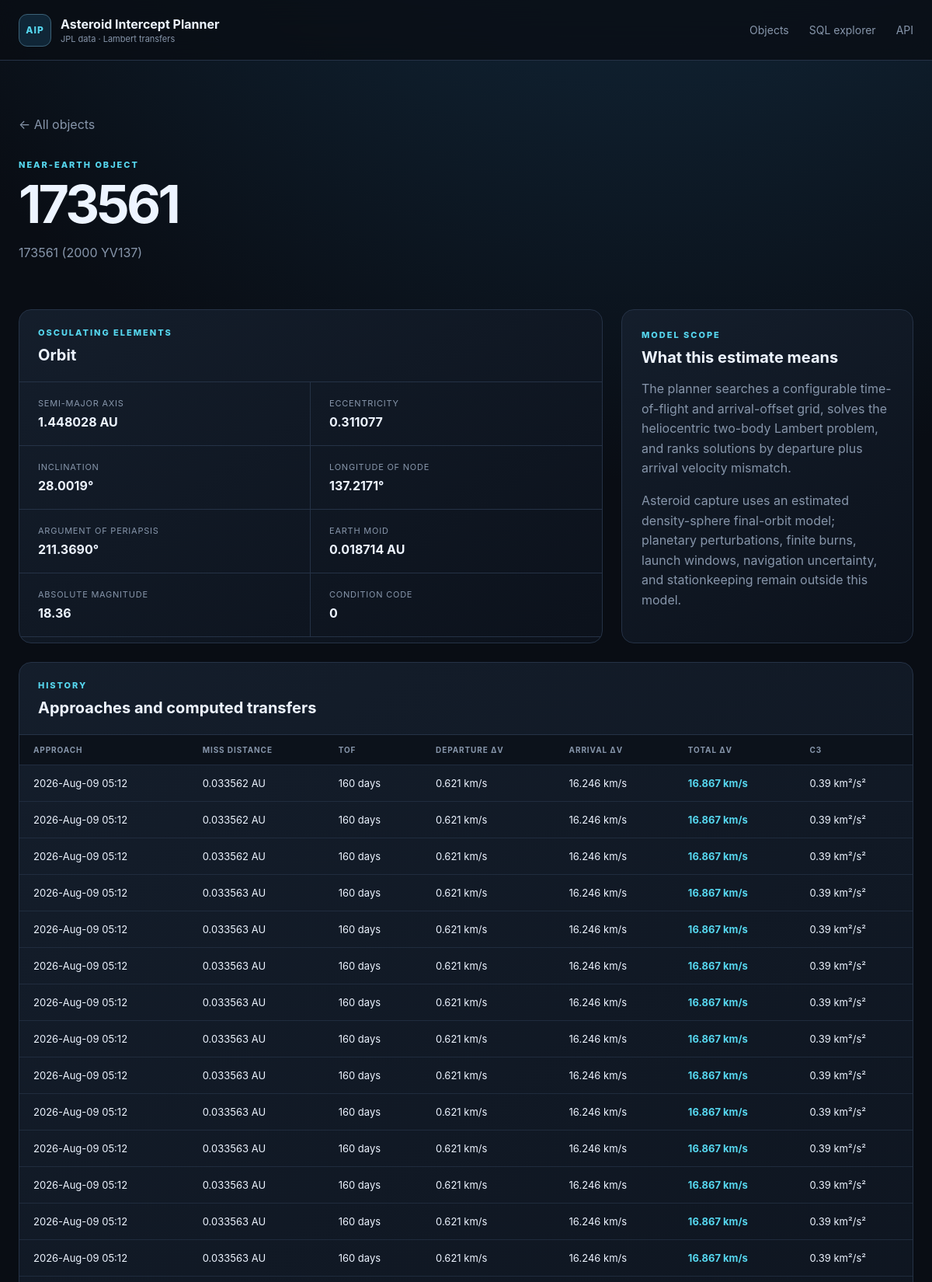
Screenshot of /asteroid/173561 (upper part) with the database file from the repository.
### tables this page shows
CREATE TABLE orbital_elements (
    designation TEXT PRIMARY KEY REFERENCES asteroids(designation) ON DELETE CASCADE,
    epoch_jd_tdb REAL,
    semi_major_axis_au REAL NOT NULL,
    eccentricity REAL NOT NULL,
    inclination_deg REAL NOT NULL,
    raan_deg REAL NOT NULL,
    arg_periapsis_deg REAL NOT NULL,
    mean_anomaly_deg REAL,
    perihelion_time_jd_tdb REAL,
    perihelion_distance_au REAL,
    aphelion_distance_au REAL,
    orbital_period_days REAL,
    earth_moid_au REAL,
    condition_code TEXT,
    orbit_id TEXT,
    source TEXT NOT NULL,
    updated_at TEXT NOT NULL
);

CREATE TABLE asteroids (
    designation TEXT PRIMARY KEY,
    fullname TEXT,
    absolute_magnitude_h REAL,
    diameter_km REAL,
    first_seen_at TEXT NOT NULL,
    updated_at TEXT NOT NULL
);

CREATE TABLE intercept_plans (
    plan_id INTEGER PRIMARY KEY AUTOINCREMENT,
    approach_id INTEGER NOT NULL REFERENCES close_approaches(approach_id) ON DELETE CASCADE,
    method TEXT NOT NULL,
    departure_jd_tdb REAL NOT NULL,
    arrival_jd_tdb REAL NOT NULL,
    tof_days REAL NOT NULL,
    departure_dv_kms REAL NOT NULL,
    arrival_dv_kms REAL NOT NULL,
    total_dv_kms REAL NOT NULL,
    c3_km2_s2 REAL,
    leo_departure_dv_kms REAL,
    polyline_json TEXT,
    computed_at TEXT NOT NULL, capture_dv_kms REAL, stable_final_orbit INTEGER, capture_json TEXT,
    UNIQUE (approach_id, method)
);

CREATE TABLE close_approaches (
    approach_id INTEGER PRIMARY KEY AUTOINCREMENT,
    designation TEXT NOT NULL REFERENCES asteroids(designation) ON DELETE CASCADE,
    body TEXT NOT NULL DEFAULT 'Earth',
    close_approach_jd_tdb REAL NOT NULL,
    close_approach_text TEXT,
    distance_au REAL NOT NULL,
    distance_min_au REAL,
    distance_max_au REAL,
    relative_velocity_kms REAL,
    hyperbolic_excess_velocity_kms REAL,
    time_uncertainty TEXT,
    ingested_at TEXT NOT NULL,
    UNIQUE (designation, body, close_approach_jd_tdb)
);

### app/web.py (the view)
    @application.route("/asteroid/<designation>")
    def asteroid_detail(designation: str):
        asteroid = get_asteroid(designation, settings.database_path)
        if asteroid is None:
            return render_template("not_found.html", designation=designation), 404
        return render_template(
            "detail.html",
            asteroid=asteroid,
            approaches=asteroid_approaches(designation, settings.database_path),
        )

### app/database.py (called while the page is built, shortened)
def _dict_row(cursor: sqlite3.Cursor, row: tuple[Any, ...]) -> dict[str, Any]:
    return {column[0]: row[index] for index, column in enumerate(cursor.description)}

@contextmanager
def connect(path: Path | None = None) -> Iterator[sqlite3.Connection]:
    database_path = Path(path or get_settings().database_path)
    database_path.parent.mkdir(parents=True, exist_ok=True)
    connection = sqlite3.connect(database_path, timeout=30)
    connection.row_factory = _dict_row
    connection.execute("PRAGMA foreign_keys = ON")
    connection.execute("PRAGMA busy_timeout = 30000")
    try:
        yield connection
    finally:
        connection.close()

def initialize_database(path: Path | None = None) -> Path:
    database_path = Path(path or get_settings().database_path)
    schema = Path(__file__).with_name("schema.sql").read_text(encoding="utf-8")
    with connect(database_path) as connection:
        schema_version = int(connection.execute("PRAGMA user_version").fetchone()["user_version"])
        if schema_version < 2:
            connection.executescript(schema)
            connection.commit()
    return database_path

def fetch_all(
    query: str, params: Sequence[Any] = (), path: Path | None = None
) -> list[dict[str, Any]]:
    initialize_database(path)
    with connect(path) as connection:
        return connection.execute(query, params).fetchall()

def fetch_one(
    query: str, params: Sequence[Any] = (), path: Path | None = None
) -> dict[str, Any] | None:
    rows = fetch_all(query, params, path)
    return rows[0] if rows else None

def get_asteroid(designation: str, path: Path | None = None) -> dict[str, Any] | None:
    return fetch_one(
        """
        SELECT a.*, oe.*
        FROM asteroids a
        LEFT JOIN orbital_elements oe USING(designation)
        WHERE a.designation = ?
        """,
        (designation,),
        path,
    )

def asteroid_approaches(designation: str, path: Path | None = None) -> list[dict[str, Any]]:
    return fetch_all(
        """
        SELECT ca.*, ip.*
        FROM close_approaches ca
        LEFT JOIN intercept_plans ip USING(approach_id)
        WHERE ca.designation = ?
        ORDER BY ca.close_approach_jd_tdb DESC
        """,
        (designation,),
        path,
    )

### app/templates/detail.html (shortened to what this page needs)
{% extends "base.html" %}
{% block content %}
<section class="detail-hero">
  <a class="back" href="{{ url_for('index') }}">← All objects</a>
  <p class="eyebrow">NEAR-EARTH OBJECT</p>
  <h1>{{ asteroid.designation }}</h1>
  <p>{{ asteroid.fullname or 'JPL small-body designation' }}</p>
</section>
<section class="detail-grid">
  <article class="panel">
    <div class="panel-header"><div><p class="eyebrow">OSCULATING ELEMENTS</p><h2>Orbit</h2></div></div>
    <dl class="spec-grid">
      <div><dt>Semi-major axis</dt><dd>{{ asteroid.semi_major_axis_au|number(6) }} AU</dd></div>
      <div><dt>Eccentricity</dt><dd>{{ asteroid.eccentricity|number(6) }}</dd></div>
      <div><dt>Inclination</dt><dd>{{ asteroid.inclination_deg|number(4) }}°</dd></div>
      <div><dt>Longitude of node</dt><dd>{{ asteroid.raan_deg|number(4) }}°</dd></div>
      <div><dt>Argument of periapsis</dt><dd>{{ asteroid.arg_periapsis_deg|number(4) }}°</dd></div>
      <div><dt>Earth MOID</dt><dd>{{ asteroid.earth_moid_au|number(6) }} AU</dd></div>
      <div><dt>Absolute magnitude</dt><dd>{{ asteroid.absolute_magnitude_h|number(2) }}</dd></div>
      <div><dt>Condition code</dt><dd>{{ asteroid.condition_code or '—' }}</dd></div>
    </dl>
  </article>
  <article class="panel note-card">
    <p class="eyebrow">MODEL SCOPE</p>
    <h2>What this estimate means</h2>
    <p>The planner searches a configurable time-of-flight and arrival-offset grid, solves the heliocentric two-body Lambert problem, and ranks solutions by departure plus arrival velocity mismatch.</p>
    <p>Asteroid capture uses an estimated density-sphere final-orbit model; planetary perturbations, finite burns, launch windows, navigation uncertainty, and stationkeeping remain outside this model.</p>
  </article>
</section>
<section class="panel">
  <div class="panel-header"><div><p class="eyebrow">HISTORY</p><h2>Approaches and computed transfers</h2></div></div>
  <div class="table-wrap"><table>
    <thead><tr><th>Approach</th><th>Miss distance</th><th>TOF</th><th>Departure Δv</th><th>Arrival Δv</th><th>Total Δv</th><th>C3</th></tr></thead>
    <tbody>{% for row in approaches %}<tr>
      <td>{{ row.close_approach_text or row.close_approach_jd_tdb }}</td>
      <td>{{ row.distance_au|number(6) }} AU</td>
      <td>{{ row.tof_days|number(0) }} days</td>
      <td>{{ row.departure_dv_kms|number(3) }} km/s</td>
      <td>{{ row.arrival_dv_kms|number(3) }} km/s</td>
      <td><strong class="accent">{{ row.total_dv_kms|number(3) }} km/s</strong></td>
      <td>{{ row.c3_km2_s2|number(2) }} km²/s²</td>
    </tr>{% endfor %}</tbody>
  </table></div>
</section>
{% endblock %}

### app/static/style.css (style rules this page uses)
:root { --bg:#090d14;--surface:#101722;--surface-2:#151f2d;--line:#253246;--text:#edf4ff;--muted:#8796ab;--cyan:#56d7ef;--green:#67e8b5;--orange:#ffad66;--max:1440px;font-family:Inter,ui-sans-serif,system-ui,-apple-system,BlinkMacSystemFont,"Segoe UI",sans-serif;color-scheme:dark }
* { box-sizing:border-box }
body { margin:0;background:radial-gradient(circle at 70% -20%,#16334a 0,transparent 35%),var(--bg);color:var(--text);min-height:100vh }
.eyebrow { font-size:11px;letter-spacing:.18em;color:var(--cyan);font-weight:800;margin:0 0 10px }
.hero h1,.detail-hero h1 { font-size:clamp(42px,6vw,82px);line-height:.98;margin:0;letter-spacing:-.055em }
.hero>div>p:last-child,.detail-hero>p:last-child { color:var(--muted);max-width:680px;line-height:1.65 }
.panel { border:1px solid var(--line);background:linear-gradient(145deg,rgba(21,31,45,.93),rgba(12,18,28,.93));border-radius:16px;overflow:hidden }
.panel-header { padding:22px 24px;border-bottom:1px solid var(--line);display:flex;align-items:center;justify-content:space-between;gap:24px }
.panel-header h2,.note-card h2,.table-list h2 { margin:0;font-size:20px }
.table-wrap { overflow:auto }
table { width:100%;border-collapse:collapse;font-size:13px }
th { text-align:left;color:var(--muted);font-size:10px;text-transform:uppercase;letter-spacing:.09em;padding:13px 18px;background:#0c121b;white-space:nowrap }
td { border-top:1px solid rgba(37,50,70,.75);padding:15px 18px;white-space:nowrap }
.object-link:hover,.accent { color:var(--cyan) }
.detail-hero { padding:30px 0 44px }
.detail-hero h1 { font-size:68px }
.back { display:inline-block;margin-bottom:35px;color:var(--muted);text-decoration:none }
.detail-grid { display:grid;grid-template-columns:2fr 1fr;gap:24px;margin-bottom:24px }
.spec-grid { display:grid;grid-template-columns:repeat(2,1fr);margin:0 }
.spec-grid div { padding:20px 24px;border-bottom:1px solid var(--line) }
.spec-grid div:nth-child(odd) { border-right:1px solid var(--line) }
dt { color:var(--muted);font-size:11px;text-transform:uppercase;letter-spacing:.07em }
dd { margin:7px 0 0;font-weight:700 }
.note-card { padding:25px }
.note-card p:not(.eyebrow) { color:var(--muted);line-height:1.6 }

### rows the page displays
orbital_elements: designation "173561", semi_major_axis_au|number "1.448028", eccentricity|number "0.311077", inclination_deg|number "28.0019", raan_deg|number "137.2171", arg_periapsis_deg|number "211.3690", earth_moid_au|number "0.018714", condition_code "0"
asteroids: fullname "173561 (2000 YV137)", absolute_magnitude_h|number "18.36"
intercept_plans: close_approach_text "2026-Aug-09 05:12", distance_au|number "0.033562", tof_days|number "160", departure_dv_kms|number "0.621", arrival_dv_kms|number "16.246", total_dv_kms|number "16.867", c3_km2_s2|number "0.39"
intercept_plans: close_approach_text "2026-Aug-09 05:12", distance_au|number "0.033562", tof_days|number "160", departure_dv_kms|number "0.621", arrival_dv_kms|number "16.246", total_dv_kms|number "16.867", c3_km2_s2|number "0.39"
intercept_plans: close_approach_text "2026-Aug-09 05:12", distance_au|number "0.033562", tof_days|number "160", departure_dv_kms|number "0.621", arrival_dv_kms|number "16.246", total_dv_kms|number "16.867", c3_km2_s2|number "0.39"
intercept_plans: close_approach_text "2026-Aug-09 05:12", distance_au|number "0.033563", tof_days|number "160", departure_dv_kms|number "0.621", arrival_dv_kms|number "16.246", total_dv_kms|number "16.867", c3_km2_s2|number "0.39"
intercept_plans: close_approach_text "2026-Aug-09 05:12", distance_au|number "0.033563", tof_days|number "160", departure_dv_kms|number "0.621", arrival_dv_kms|number "16.246", total_dv_kms|number "16.867", c3_km2_s2|number "0.39"
intercept_plans: close_approach_text "2026-Aug-09 05:12", distance_au|number "0.033563", tof_days|number "160", departure_dv_kms|number "0.621", arrival_dv_kms|number "16.246", total_dv_kms|number "16.867", c3_km2_s2|number "0.39"
intercept_plans: close_approach_text "2026-Aug-09 05:12", distance_au|number "0.033563", tof_days|number "160", departure_dv_kms|number "0.621", arrival_dv_kms|number "16.246", total_dv_kms|number "16.867", c3_km2_s2|number "0.39"
intercept_plans: close_approach_text "2026-Aug-09 05:12", distance_au|number "0.033563", tof_days|number "160", departure_dv_kms|number "0.621", arrival_dv_kms|number "16.246", total_dv_kms|number "16.867", c3_km2_s2|number "0.39"
intercept_plans: close_approach_text "2026-Aug-09 05:12", distance_au|number "0.033563", tof_days|number "160", departure_dv_kms|number "0.621", arrival_dv_kms|number "16.246", total_dv_kms|number "16.867", c3_km2_s2|number "0.39"
intercept_plans: close_approach_text "2026-Aug-09 05:12", distance_au|number "0.033563", tof_days|number "160", departure_dv_kms|number "0.621", arrival_dv_kms|number "16.246", total_dv_kms|number "16.867", c3_km2_s2|number "0.39"
intercept_plans: close_approach_text "2026-Aug-09 05:12", distance_au|number "0.033563", tof_days|number "160", departure_dv_kms|number "0.621", arrival_dv_kms|number "16.246", total_dv_kms|number "16.867", c3_km2_s2|number "0.39"
intercept_plans: close_approach_text "2026-Aug-09 05:12", distance_au|number "0.033563", tof_days|number "160", departure_dv_kms|number "0.621", arrival_dv_kms|number "16.246", total_dv_kms|number "16.867", c3_km2_s2|number "0.39"
intercept_plans: close_approach_text "2026-Aug-09 05:12", distance_au|number "0.033563", tof_days|number "160", departure_dv_kms|number "0.621", arrival_dv_kms|number "16.246", total_dv_kms|number "16.867", c3_km2_s2|number "0.39"
intercept_plans: close_approach_text "2026-Aug-09 05:12", distance_au|number "0.033563", tof_days|number "160", departure_dv_kms|number "0.621", arrival_dv_kms|number "16.246", total_dv_kms|number "16.867", c3_km2_s2|number "0.39"
